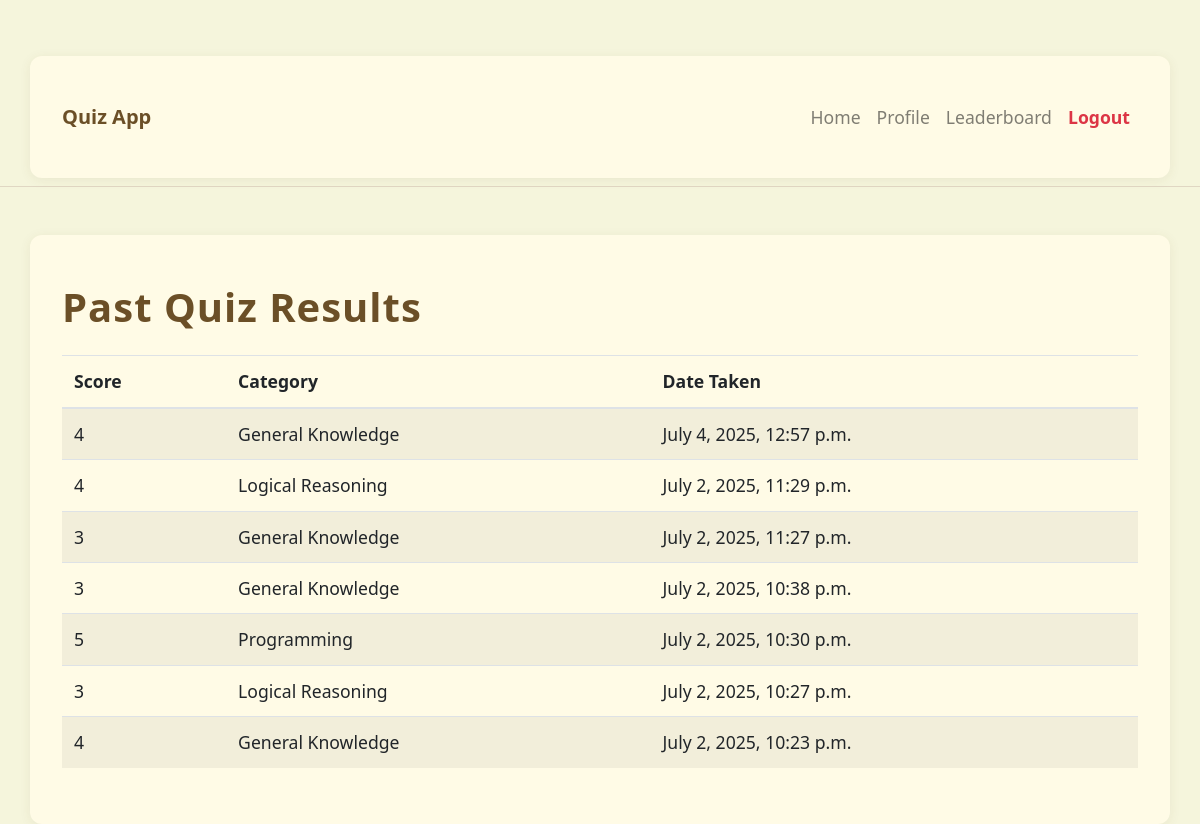
Page /profile/ (signed in) on the committed database.
### home/models.py (models this page shows, shortened)
class UserScore(models.Model):
    user = models.ForeignKey(User, on_delete=models.CASCADE)
    score = models.IntegerField()
    taken_at = models.DateTimeField(auto_now=True)
    quiz_type = models.ForeignKey(Types, null=True, blank=True, on_delete=models.SET_NULL)

class BaseModel(models.Model):
    uid = models.UUIDField(primary_key=True, default=uuid.uuid4, editable = True)
    created_at = models.DateField(auto_now_add = True)
    updated_at = models.DateField(auto_now = True)
    class Meta:
        abstract = True

class Types(BaseModel):
    name = models.CharField(max_length=100)

### home/views.py (the view)
# urls.py: path('profile/', views.profile, name='profile'),
@login_required(login_url='login')
def profile(request):
    user_scores = UserScore.objects.filter(user=request.user).order_by('-taken_at').select_related('quiz_type')
    return render(request, 'profile.html', {'user_scores': user_scores})

### home/templates/profile.html (shortened to what this page needs)
{% load static %}
<!doctype html>
<html lang="en">
<head>
    <link rel="stylesheet" href="https://cdn.jsdelivr.net/npm/bootstrap@4.3.1/dist/css/bootstrap.min.css"
>
    <link rel="stylesheet" href="{% static 'styles.css' %}">
</head>
<body>
    {% include 'navbar.html' %}
<div class="container mt-5 pt-5">
    <h1>Past Quiz Results</h1>
    {% if user_scores %}
    <table class="table table-striped mt-4">
        <thead>
            <tr>
                <th>Score</th>
                <th>Category</th>
                <th>Date Taken</th>
            </tr>
        </thead>
        <tbody>
            {% for score in user_scores %}
            <tr>
                <td>{{ score.score }}</td>
                <td>
                    {% if score.quiz_type %}
                        {{ score.quiz_type.name }}
                    {% else %}
                        N/A
                    {% endif %}
                </td>
                <td>{{ score.taken_at|date:"F j, Y, g:i a" }}</td>
            </tr>
            {% endfor %}
        </tbody>
    </table>
    {% else %}
    <p>You have no past quiz results.</p>
    {% endif %}
</div>
</body>
</html>

### home/templates/navbar.html (shortened to what this page needs)
<nav class="navbar navbar-expand-lg navbar-light" style="background-color: #f5f5dc; border-bottom: 1px solid #e0d7c3;">
  <div class="container">
    <a class="navbar-brand font-weight-bold" href="{% url 'home' %}" style="color: #6b4f27;">Quiz App</a>
    <div class="collapse navbar-collapse" id="navbarNav">
      <ul class="navbar-nav ml-auto">
        <li class="nav-item">
          <a class="nav-link" href="{% url 'home' %}">Home</a>
        </li>
        <li class="nav-item">
          <a class="nav-link" href="{% url 'profile' %}">Profile</a>
        </li>
        <li class="nav-item">
          <a class="nav-link" href="{% url 'leaderboard' %}">Leaderboard</a>
        </li>
        <li class="nav-item">
          <a class="nav-link text-danger font-weight-bold" href="{% url 'logout' %}">Logout</a>
        </li>
      </ul>
    </div>
  </div>
</nav>

### static/styles.css (style rules this page uses)
body { background-color: #f5f5dc !important; color: #333 !important; font-family: 'Segoe UI', 'Ubuntu', Arial, sans-serif; font-size: 1.1rem; margin: 0; padding: 0; }
h1, h3 { color: #6b4f27; font-weight: 700; letter-spacing: 1px; }
.container { background: #fffbe6; border-radius: 12px; box-shadow: 0 2px 12px rgba(107, 79, 39, 0.08); padding: 2.5rem 2rem; margin-top: 3rem; }

### rows in the picture
UserScore: score "4", quiz_type.name "General Knowledge", taken_at "July 4, 2025, 12:57 p.m."
UserScore: score "4", quiz_type.name "Logical Reasoning", taken_at "July 2, 2025, 11:29 p.m."
UserScore: score "3", quiz_type.name "General Knowledge", taken_at "July 2, 2025, 11:27 p.m."
UserScore: score "3", quiz_type.name "General Knowledge", taken_at "July 2, 2025, 10:38 p.m."
UserScore: score "5", quiz_type.name "Programming", taken_at "July 2, 2025, 10:30 p.m."
UserScore: score "3", quiz_type.name "Logical Reasoning", taken_at "July 2, 2025, 10:27 p.m."
UserScore: score "4", quiz_type.name "General Knowledge", taken_at "July 2, 2025, 10:23 p.m."
